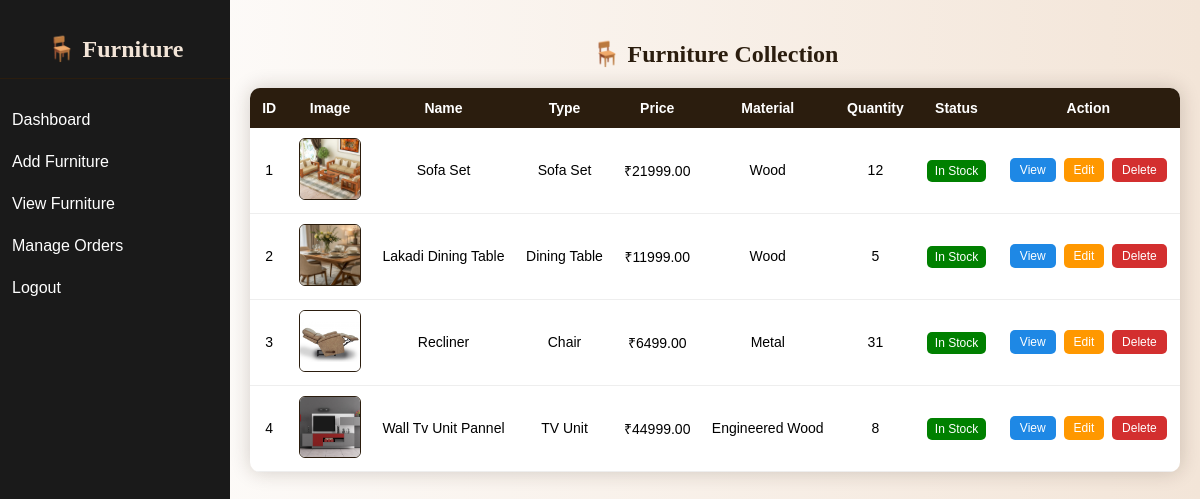
Page /all-plants/ on the committed database.
### plants/models.py (models this page shows, shortened)
class Plant(models.Model):
    plant_id = models.CharField(max_length=20, unique=True)
    name = models.CharField(max_length=100)
    info = models.TextField()
    price = models.DecimalField(max_digits=10, decimal_places=2)
    image = models.ImageField(upload_to='plants/')
    plant_type = models.CharField(max_length=100, default='Sapling')
    growth = models.CharField(max_length=50)  # e.g. 5 months / 10 months
    quality = models.CharField(max_length=50)
    quantity = models.IntegerField(default=0)

### plants/views.py (the view)
# urls.py: path('all-plants/', views.view_all_plants, name='view_all_plants'),
def view_all_plants(request):
    plants = Plant.objects.all()
    return render(request, 'adviewallplants.html', {'plants': plants})

### templates/adviewallplants.html (shortened to what this page needs)
{% extends 'base.html' %}
{% load static %}
{% block content %}
<h2>🪑 Furniture Collection</h2>
<table>
    <tr>
        <th>ID</th>
        <th>Image</th>
        <th>Name</th>
        <th>Type</th>
        <th>Price</th>
        <th>Material</th>
        <th>Quantity</th>
        <th>Status</th>
        <th>Action</th>
    </tr>
    {% for p in plants %}
    <tr>
        <td>{{ p.plant_id }}</td>
        <td>
            <img src="{{ p.image.url }}" alt="furniture">
        </td>
        <td>{{ p.name }}</td>
        <td>{{ p.plant_type }}</td>
        <td>₹{{ p.price }}</td>
        <td>{{ p.growth }}</td>
        <td>{{ p.quantity }}</td>
        <td>
            {% if p.quantity > 0 %}
                <span class="stock-in">In Stock</span>
            {% else %}
                <span class="stock-out">Out of Stock</span>
            {% endif %}
        </td>
        <td>
            <a href="{% url 'view_plant' p.id %}" class="btn view">View</a>
            <a href="{% url 'edit_plant' p.id %}" class="btn edit">Edit</a>
            <a href="{% url 'delete_plant' p.id %}" class="btn delete">Delete</a>
        </td>
    </tr>
    {% endfor %}
</table>
{% endblock %}

### templates/base.html (style rules this page uses)
body { margin: 0; font-family: 'Poppins', Arial; display: flex; background: linear-gradient(to right, #ffffff, #f3e5d8); }

### templates/adviewallplants.html (style rules this page uses)
h2 { color: #2b1d0e; text-align: center; margin-bottom: 20px; font-family: 'Playfair Display', serif; animation: fadeInUp 1s ease-in-out; }
table { width: 100%; border-collapse: collapse; background: white; border-radius: 10px; overflow: hidden; box-shadow: 0 0 20px rgba(43,29,14,0.2); animation: fadeInUp 1s ease-in-out; }
th { background: #2b1d0e; color: white; padding: 12px; font-size: 14px; }
td { padding: 10px; text-align: center; border-bottom: 1px solid #eee; font-size: 14px; }
img { width: 60px; height: 60px; border-radius: 6px; object-fit: cover; border: 1px solid #2b1d0e; }
.stock-in { color: white; background: green; padding: 4px 8px; border-radius: 5px; font-size: 12px; }
.btn { padding: 5px 10px; border: none; border-radius: 5px; color: white; cursor: pointer; margin: 2px; font-size: 12px; transition: 0.3s; text-decoration: none; display: inline-block; }
.view { background: #1e88e5; }
.edit { background: #ff9800; }
.delete { background: #d32f2f; }

### rows in the picture
Plant: plant_id "1", image (picture), name "Sofa Set", plant_type "Sofa Set", price "21999.00", growth "Wood", quantity "12", shows "In Stock"
Plant: plant_id "2", image (picture), name "Lakadi Dining Table", plant_type "Dining Table", price "11999.00", growth "Wood", quantity "5", shows "In Stock"
Plant: plant_id "3", image (picture), name "Recliner", plant_type "Chair", price "6499.00", growth "Metal", quantity "31", shows "In Stock"
Plant: plant_id "4", image (picture), name "Wall Tv Unit Pannel", plant_type "TV Unit", price "44999.00", growth "Engineered Wood", quantity "8", shows "In Stock"
